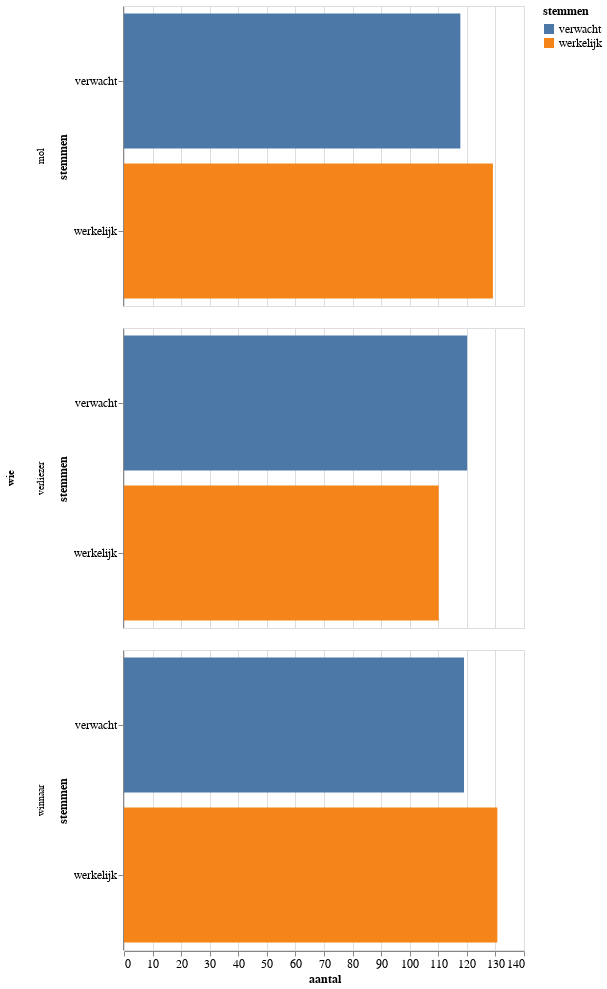

Notebook cell for this chart:
### Markdown cell above
## Wie Is De Mol?

Op basis van bovenstaande grafiek zou je zeggen dat het vrij gemakkelijk is om de mol te ontmaskeren: gewoon luisteren naar de winnaar! Alleen, wie de winnaar is dat weten we pas achteraf. Daarom moeten we nu ook de verdenkingen van de mol meenemen in de verdenkingen. Als je naar alle seizoenen kijkt krijgen zowel de mol en de winnaar iets meer verdenkingen dan verwacht. De verliezer is iets minder verdacht.

### Code cell
#hide_input
temp = result[['mol_expected_votes', 'mol_actual_votes', 'winner_expected_votes_incl_mol', 'winner_actual_votes_incl_mol', 'loser_expected_votes_incl_mol', 'loser_actual_votes_incl_mol']].sum()
overview = pd.DataFrame({
    'wie': ['mol', 'mol', 'winnaar', 'winnaar', 'verliezer', 'verliezer'],
    'stemmen': ['verwacht', 'werkelijk', 'verwacht', 'werkelijk', 'verwacht', 'werkelijk'],
    'aantal': temp.values})

alt.Chart(overview).mark_bar().encode(
    x='aantal:Q',
    y='stemmen:O',
    color='stemmen:N',
    row='wie:N'
).configure_axis(
    labelFontSize=12,
    titleFontSize=12).configure_legend(
    labelFontSize=12,
    titleFontSize=12)

### Figure 1 — Vega-Lite specification as saved in the notebook (floating-point values rounded to 4 significant figures)
{"$schema": "https://vega.github.io/schema/vega-lite/v2.6.0.json", "config": {"axis": {"labelFontSize": 12, "titleFontSize": 12}, "legend": {"labelFontSize": 12, "titleFontSize": 12}, "view": {"height": 300, "width": 400}}, "data": {"name": "data-693e3514afebd7c4f573c590416a34cd"}, "datasets": {"data-693e3514afebd7c4f573c590416a34cd": [{"aantal": 117.7, "stemmen": "verwacht", "wie": "mol"}, {"aantal": 129.1, "stemmen": "werkelijk", "wie": "mol"}, {"aantal": 119.0, "stemmen": "verwacht", "wie": "winnaar"}, {"aantal": 130.7, "stemmen": "werkelijk", "wie": "winnaar"}, {"aantal": 120.1, "stemmen": "verwacht", "wie": "verliezer"}, {"aantal": 110.1, "stemmen": "werkelijk", "wie": "verliezer"}]}, "encoding": {"color": {"field": "stemmen", "type": "nominal"}, "row": {"field": "wie", "type": "nominal"}, "x": {"field": "aantal", "type": "quantitative"}, "y": {"field": "stemmen", "type": "ordinal"}}, "mark": "bar"}
